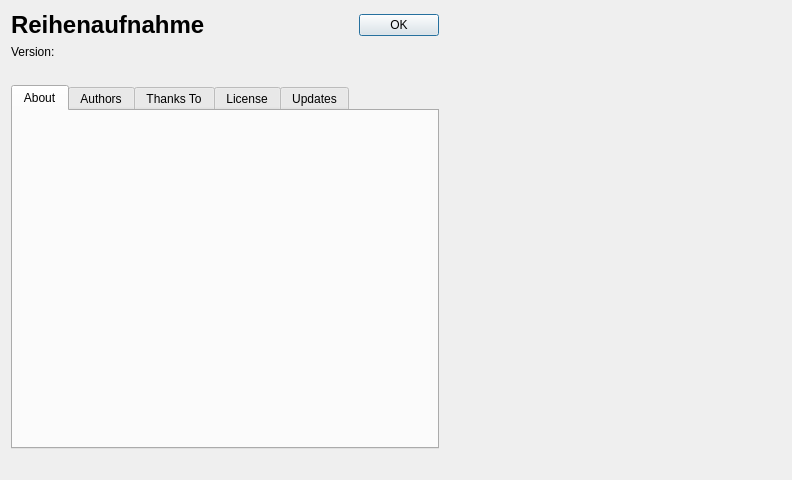
<?xml version="1.0" encoding="UTF-8"?>
<ui version="4.0">
 <class>AboutDialog</class>
 <widget class="QDialog" name="AboutDialog">
  <property name="geometry">
   <rect>
    <x>0</x>
    <y>0</y>
    <width>792</width>
    <height>480</height>
   </rect>
  </property>
  <property name="windowTitle">
   <string>About Reihenaufnahme</string>
  </property>
  <layout class="QGridLayout" name="gridLayout">
   <item row="5" column="0" colspan="2">
    <widget class="QLabel" name="label_2">
     <property name="maximumSize">
      <size>
       <width>768</width>
       <height>128</height>
      </size>
     </property>
     <property name="text">
      <string/>
     </property>
     <property name="pixmap">
      <pixmap resource="reihenaufnahme.qrc">:/reihenaufnahme/r0</pixmap>
     </property>
     <property name="scaledContents">
      <bool>false</bool>
     </property>
    </widget>
   </item>
   <item row="2" column="1">
    <widget class="QPushButton" name="pushButton">
     <property name="text">
      <string>OK</string>
     </property>
    </widget>
   </item>
   <item row="2" column="0">
    <widget class="QLabel" name="reihenaufnahme">
     <property name="text">
      <string>&lt;h1&gt;Reihenaufnahme&lt;/h1&gt;</string>
     </property>
     <property name="scaledContents">
      <bool>false</bool>
     </property>
    </widget>
   </item>
   <item row="7" column="0" colspan="2">
    <widget class="QTabWidget" name="tabWidget">
     <property name="currentIndex">
      <number>0</number>
     </property>
     <property name="tabsClosable">
      <bool>false</bool>
     </property>
     <widget class="QWidget" name="aboutTab">
      <attribute name="title">
       <string>About</string>
      </attribute>
      <layout class="QGridLayout" name="gridLayout_2">
       <item row="0" column="0">
        <widget class="QLabel" name="aboutLabel">
         <property name="text">
          <string/>
         </property>
         <property name="openExternalLinks">
          <bool>true</bool>
         </property>
        </widget>
       </item>
      </layout>
     </widget>
     <widget class="QWidget" name="authorsTab">
      <attribute name="title">
       <string>Authors</string>
      </attribute>
      <layout class="QGridLayout" name="gridLayout_3">
       <item row="0" column="0">
        <widget class="QScrollArea" name="authorsScrollArea">
         <property name="widgetResizable">
          <bool>true</bool>
         </property>
         <widget class="QWidget" name="scrollAreaWidgetContents">
          <property name="geometry">
           <rect>
            <x>0</x>
            <y>0</y>
            <width>742</width>
            <height>204</height>
           </rect>
          </property>
          <layout class="QGridLayout" name="gridLayout_4">
           <item row="0" column="0">
            <widget class="QLabel" name="authorsLabel">
             <property name="text">
              <string/>
             </property>
            </widget>
           </item>
          </layout>
         </widget>
        </widget>
       </item>
      </layout>
     </widget>
     <widget class="QWidget" name="thanksToTab">
      <attribute name="title">
       <string>Thanks To</string>
      </attribute>
      <layout class="QGridLayout" name="gridLayout_5">
       <item row="0" column="0">
        <widget class="QScrollArea" name="thankstoScrollArea">
         <property name="widgetResizable">
          <bool>true</bool>
         </property>
         <widget class="QWidget" name="scrollAreaWidgetContents_2">
          <property name="geometry">
           <rect>
            <x>0</x>
            <y>0</y>
            <width>742</width>
            <height>204</height>
           </rect>
          </property>
          <layout class="QGridLayout" name="gridLayout_6">
           <item row="0" column="0">
            <widget class="QLabel" name="thankstoLabel">
             <property name="text">
              <string/>
             </property>
             <property name="openExternalLinks">
              <bool>true</bool>
             </property>
            </widget>
           </item>
          </layout>
         </widget>
        </widget>
       </item>
      </layout>
     </widget>
     <widget class="QWidget" name="licenseTab">
      <attribute name="title">
       <string>License</string>
      </attribute>
      <layout class="QVBoxLayout" name="verticalLayout_2">
       <item>
        <widget class="QTextBrowser" name="licenseBrowser">
         <property name="acceptRichText">
          <bool>false</bool>
         </property>
        </widget>
       </item>
       <item>
        <widget class="QLabel" name="label">
         <property name="text">
          <string notr="true">&lt;a href=&quot;http://www.gnu.org/copyleft/gpl.html&quot;&gt;http://www.gnu.org/copyleft/gpl.html&lt;/a&gt;</string>
         </property>
         <property name="openExternalLinks">
          <bool>true</bool>
         </property>
        </widget>
       </item>
      </layout>
     </widget>
     <widget class="QWidget" name="tab">
      <attribute name="title">
       <string>Updates</string>
      </attribute>
      <layout class="QVBoxLayout" name="verticalLayout">
       <item>
        <widget class="QLabel" name="thisVersionLabel">
         <property name="text">
          <string>This Version:</string>
         </property>
        </widget>
       </item>
       <item>
        <widget class="QLabel" name="htmlVersionLabel">
         <property name="text">
          <string/>
         </property>
        </widget>
       </item>
       <item>
        <widget class="QLabel" name="downloadLabel">
         <property name="text">
          <string>&lt;a href=&quot;http://reihenaufnahme.falsecam.net/downloads&quot;&gt;Download site&lt;/a&gt;</string>
         </property>
         <property name="openExternalLinks">
          <bool>true</bool>
         </property>
        </widget>
       </item>
      </layout>
     </widget>
    </widget>
   </item>
   <item row="3" column="0">
    <widget class="QLabel" name="versionLabel">
     <property name="text">
      <string>Version: </string>
     </property>
    </widget>
   </item>
   <item row="2" column="3">
    <spacer name="horizontalSpacer">
     <property name="orientation">
      <enum>Qt::Horizontal</enum>
     </property>
     <property name="sizeHint" stdset="0">
      <size>
       <width>40</width>
       <height>20</height>
      </size>
     </property>
    </spacer>
   </item>
   <item row="8" column="0">
    <spacer name="horizontalSpacer_2">
     <property name="orientation">
      <enum>Qt::Horizontal</enum>
     </property>
     <property name="sizeHint" stdset="0">
      <size>
       <width>40</width>
       <height>20</height>
      </size>
     </property>
    </spacer>
   </item>
  </layout>
 </widget>
 <resources>
  <include location="reihenaufnahme.qrc"/>
 </resources>
 <connections/>
</ui>
